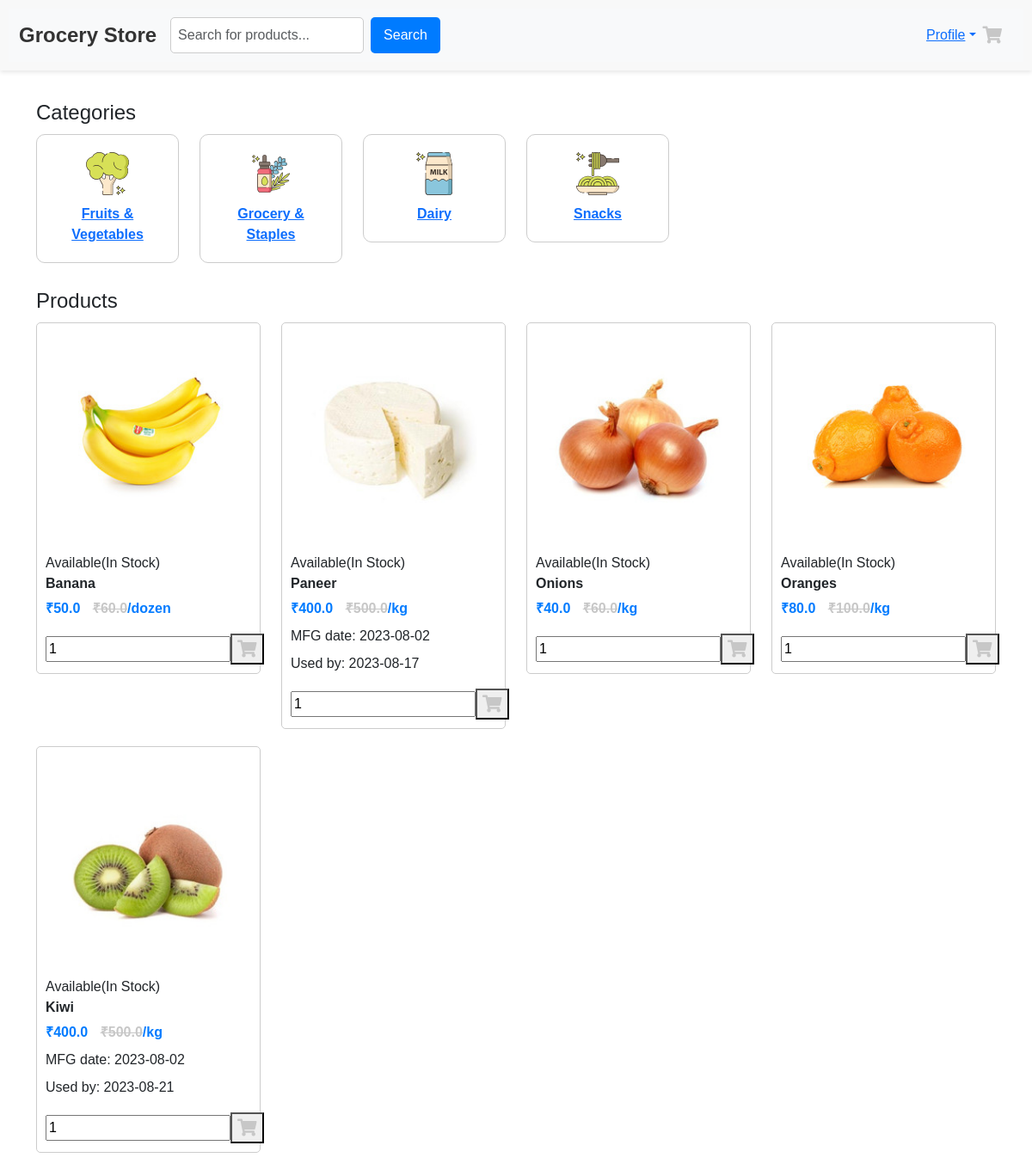
Screenshot of / (signed in) with the database file from the repository.
### application/models.py (models this page shows)
class Category(db.Model):
    id = db.Column(db.Integer, primary_key=True, autoincrement=True)
    name = db.Column(db.String(100), nullable=False)
    image = db.Column(db.String(100), nullable=False)
    status = db.Column(db.String(100), nullable=False)

class Product(db.Model):
    id = db.Column(db.Integer, primary_key=True)
    name = db.Column(db.String(100), nullable=False)
    price = db.Column(db.Float, nullable=False)
    discount = db.Column(db.Float, nullable=False)
    MFG_date = db.Column(db.Date, nullable=True)
    EXP_date = db.Column(db.Date, nullable=True)
    stock = db.Column(db.Integer, nullable=False)
    unit = db.Column(db.String(100), nullable=True)
    image = db.Column(db.String(100), nullable=False)
    status = db.Column(db.String(100), nullable=False)
    category_id = db.Column(db.Integer, db.ForeignKey('category.id'), nullable=False)
    category = db.relationship('Category', backref=db.backref('products', lazy=True))

### application/controllers.py (the view)
@app.route('/', methods=['GET', 'POST'])
@login_required
def home():
    form = AddCart()
    allcategory = Category.query.filter_by(status='Active').all()
    allproduct = Product.query.filter_by(status='Active').all()
    return render_template('index.html', allcategory=allcategory, allproduct=allproduct, form=form)

### application/forms.py
class AddCart(FlaskForm):
    quantity = StringField('Quantity', validators=[DataRequired()])

### templates/index.html (shortened to what this page needs)
{% extends "base.html" %}
{% block content %}
<section class="categories">
    <div class="container">
        <h2>Categories</h2>
        <div class="row">
            {% for category in allcategory %}
            <div class="col-md-2">
                <a href="/products/{{category.id}}" class="category-card">
                    <div class="cate-img">
                        <img src="{{url_for('static', filename='uploads/category/' + category.image)}}" alt="Category 1"
                            class="category-image">
                    </div>
                    <div class="category-name">{{category.name}}</div>
                </a>
            </div>
            {% endfor %}
        </div>
    </div>
</section>
<section class="products">
    <div class="container">
        <h2>Products</h2>
        <div class="row">
            {% for product in allproduct %}
            {% if product.category.status == "Active" %}
            <div class="col-md-3">
                <div class="product-card">
                    <img src="{{url_for('static', filename='uploads/product/' + product.image)}}" alt="Product 1"
                        class="product-image">
                    {% if product.stock > 0 %}
                    <p>Available<span>(In Stock)</span></p>
                    {% else %}
                    <p>Not Available<span>(Out of Stock)</span></p>
                    {% endif %}
                    <div class="product-name">{{product.name}}</div>
                    <div class="product-price">₹{{product.discount}}
                        <span>₹{{product.price}}</span>{{product.unit}}
                    </div>
                    {% if product.EXP_date%}
                    <p>MFG date: <span>{{product.MFG_date}}</span></p>
                    <p>Used by: <span>{{product.EXP_date}}</span></p>
                    {% endif %}
                    <form action="/add_to_cart" method="POST" enctype="multipart/form-data">
                        <div class="qty-cart">
                            <div class="quantity buttons_added">
                                <input type="number" step="1" name="quantity" value="1" class="input-text qty text" />
                            </div>
                            {% if product.stock > 0 %}
                            <button class="cart-icon" type="submit"><i class="fa fa-shopping-cart"></i></button>
                            {% endif %}
                        </div>
                    </form>
                </div>
            </div>
            {% endif %}
            {% endfor %}
        </div>
    </div>
</section>
{% endblock %}

### static/css/style.css (style rules this page uses)
body { margin: 0; padding: 0; font-family: Arial, sans-serif; }
.cart-icon { font-size: 24px; color: #007bff; text-decoration: none; margin-right: 5px; }
.categories { margin-bottom: 30px; }
.categories h2 { font-size: 24px; margin-bottom: 10px; margin-top: 15px; }
.category-card { width: 100%; display: block; background: #fff; border-radius: 10px; text-align: center; padding: 20px; border: 1px solid #ccc; }
.category-image { max-width: 100%; height: auto; margin-bottom: 10px; }
.category-name { font-weight: bold; }
.products h2 { font-size: 24px; margin-bottom: 10px; margin-top: 15px; }
.product-card { border: 1px solid #ccc; border-radius: 5px; padding: 10px; margin-bottom: 20px; }
.product-image { max-width: 100%; height: auto; margin-bottom: 10px; }
.product-name { font-weight: bold; margin-bottom: 5px; }
.product-price { color: #007bff; font-weight: bold; }
.cate-img { width: 50px; text-align: center; display: inline-block; }
.qty-cart { display: flex; align-items: center; margin-top: 17px; }
.quantity.buttons_added { text-align: left; position: relative; white-space: nowrap; vertical-align: top; }
.quantity { display: inline-block; }
.cart-icon { margin-left: auto; font-size: 20px; color: #c7c7c7; cursor: pointer; }
p { margin-top: 0.5rem; margin-bottom: 0rem; }
.product-price span { color: #c7c7c7; text-decoration: line-through; margin-left: 10px; font-weight: 600; }

### rows the page displays
Category: image (picture), name "Fruits & Vegetables"
Category: image (picture), name "Grocery & Staples"
Category: image (picture), name "Dairy"
Category: image (picture), name "Snacks"
Product: image (picture), stock "Available", name "Banana", discount "50.0", price "60.0", unit "/dozen"
Product: image (picture), stock "Available", name "Paneer", discount "400.0", price "500.0", unit "/kg", MFG_date "2023-08-02", EXP_date "2023-08-17"
Product: image (picture), stock "Available", name "Onions", discount "40.0", price "60.0", unit "/kg"
Product: image (picture), stock "Available", name "Oranges", discount "80.0", price "100.0", unit "/kg"
Product: image (picture), stock "Available", name "Kiwi", discount "400.0", price "500.0", unit "/kg", MFG_date "2023-08-02", EXP_date "2023-08-21"
